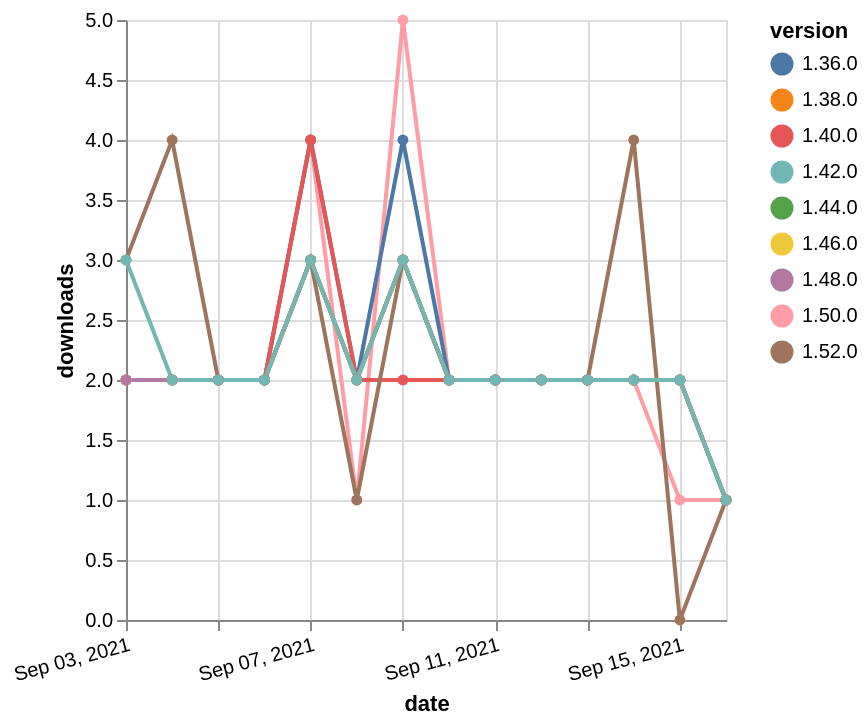

The Vega-Lite source for this figure:
### Vega-Lite specification from a JSON file in a GitHub repository (floating-point values rounded to 4 significant figures)
{"$schema": "https://vega.github.io/schema/vega-lite/v5.json", "description": "A simple bar chart with embedded data.", "data": {"values": [{"date": "2021-09-03", "total": 726, "delta": 2, "version": "1.50.0"}, {"date": "2021-09-04", "total": 728, "delta": 2, "version": "1.50.0"}, {"date": "2021-09-05", "total": 730, "delta": 2, "version": "1.50.0"}, {"date": "2021-09-06", "total": 732, "delta": 2, "version": "1.50.0"}, {"date": "2021-09-07", "total": 736, "delta": 4, "version": "1.50.0"}, {"date": "2021-09-08", "total": 737, "delta": 1, "version": "1.50.0"}, {"date": "2021-09-09", "total": 742, "delta": 5, "version": "1.50.0"}, {"date": "2021-09-10", "total": 744, "delta": 2, "version": "1.50.0"}, {"date": "2021-09-11", "total": 746, "delta": 2, "version": "1.50.0"}, {"date": "2021-09-12", "total": 748, "delta": 2, "version": "1.50.0"}, {"date": "2021-09-13", "total": 750, "delta": 2, "version": "1.50.0"}, {"date": "2021-09-14", "total": 752, "delta": 2, "version": "1.50.0"}, {"date": "2021-09-15", "total": 753, "delta": 1, "version": "1.50.0"}, {"date": "2021-09-16", "total": 754, "delta": 1, "version": "1.50.0"}, {"date": "2021-09-03", "total": 1672, "delta": 2, "version": "1.44.0"}, {"date": "2021-09-04", "total": 1674, "delta": 2, "version": "1.44.0"}, {"date": "2021-09-05", "total": 1676, "delta": 2, "version": "1.44.0"}, {"date": "2021-09-06", "total": 1678, "delta": 2, "version": "1.44.0"}, {"date": "2021-09-07", "total": 1681, "delta": 3, "version": "1.44.0"}, {"date": "2021-09-08", "total": 1683, "delta": 2, "version": "1.44.0"}, {"date": "2021-09-09", "total": 1686, "delta": 3, "version": "1.44.0"}, {"date": "2021-09-10", "total": 1688, "delta": 2, "version": "1.44.0"}, {"date": "2021-09-11", "total": 1690, "delta": 2, "version": "1.44.0"}, {"date": "2021-09-12", "total": 1692, "delta": 2, "version": "1.44.0"}, {"date": "2021-09-13", "total": 1694, "delta": 2, "version": "1.44.0"}, {"date": "2021-09-14", "total": 1696, "delta": 2, "version": "1.44.0"}, {"date": "2021-09-15", "total": 1698, "delta": 2, "version": "1.44.0"}, {"date": "2021-09-16", "total": 1699, "delta": 1, "version": "1.44.0"}, {"date": "2021-09-03", "total": 2607, "delta": 2, "version": "1.38.0"}, {"date": "2021-09-04", "total": 2609, "delta": 2, "version": "1.38.0"}, {"date": "2021-09-05", "total": 2611, "delta": 2, "version": "1.38.0"}, {"date": "2021-09-06", "total": 2613, "delta": 2, "version": "1.38.0"}, {"date": "2021-09-07", "total": 2616, "delta": 3, "version": "1.38.0"}, {"date": "2021-09-08", "total": 2618, "delta": 2, "version": "1.38.0"}, {"date": "2021-09-09", "total": 2621, "delta": 3, "version": "1.38.0"}, {"date": "2021-09-10", "total": 2623, "delta": 2, "version": "1.38.0"}, {"date": "2021-09-11", "total": 2625, "delta": 2, "version": "1.38.0"}, {"date": "2021-09-12", "total": 2627, "delta": 2, "version": "1.38.0"}, {"date": "2021-09-13", "total": 2629, "delta": 2, "version": "1.38.0"}, {"date": "2021-09-14", "total": 2631, "delta": 2, "version": "1.38.0"}, {"date": "2021-09-15", "total": 2633, "delta": 2, "version": "1.38.0"}, {"date": "2021-09-16", "total": 2634, "delta": 1, "version": "1.38.0"}, {"date": "2021-09-03", "total": 3085, "delta": 2, "version": "1.36.0"}, {"date": "2021-09-04", "total": 3087, "delta": 2, "version": "1.36.0"}, {"date": "2021-09-05", "total": 3089, "delta": 2, "version": "1.36.0"}, {"date": "2021-09-06", "total": 3091, "delta": 2, "version": "1.36.0"}, {"date": "2021-09-07", "total": 3095, "delta": 4, "version": "1.36.0"}, {"date": "2021-09-08", "total": 3097, "delta": 2, "version": "1.36.0"}, {"date": "2021-09-09", "total": 3101, "delta": 4, "version": "1.36.0"}, {"date": "2021-09-10", "total": 3103, "delta": 2, "version": "1.36.0"}, {"date": "2021-09-11", "total": 3105, "delta": 2, "version": "1.36.0"}, {"date": "2021-09-12", "total": 3107, "delta": 2, "version": "1.36.0"}, {"date": "2021-09-13", "total": 3109, "delta": 2, "version": "1.36.0"}, {"date": "2021-09-14", "total": 3111, "delta": 2, "version": "1.36.0"}, {"date": "2021-09-15", "total": 3113, "delta": 2, "version": "1.36.0"}, {"date": "2021-09-16", "total": 3114, "delta": 1, "version": "1.36.0"}, {"date": "2021-09-03", "total": 2419, "delta": 2, "version": "1.40.0"}, {"date": "2021-09-04", "total": 2421, "delta": 2, "version": "1.40.0"}, {"date": "2021-09-05", "total": 2423, "delta": 2, "version": "1.40.0"}, {"date": "2021-09-06", "total": 2425, "delta": 2, "version": "1.40.0"}, {"date": "2021-09-07", "total": 2429, "delta": 4, "version": "1.40.0"}, {"date": "2021-09-08", "total": 2431, "delta": 2, "version": "1.40.0"}, {"date": "2021-09-09", "total": 2433, "delta": 2, "version": "1.40.0"}, {"date": "2021-09-10", "total": 2435, "delta": 2, "version": "1.40.0"}, {"date": "2021-09-11", "total": 2437, "delta": 2, "version": "1.40.0"}, {"date": "2021-09-12", "total": 2439, "delta": 2, "version": "1.40.0"}, {"date": "2021-09-13", "total": 2441, "delta": 2, "version": "1.40.0"}, {"date": "2021-09-14", "total": 2443, "delta": 2, "version": "1.40.0"}, {"date": "2021-09-15", "total": 2445, "delta": 2, "version": "1.40.0"}, {"date": "2021-09-16", "total": 2446, "delta": 1, "version": "1.40.0"}, {"date": "2021-09-03", "total": 1473, "delta": 2, "version": "1.46.0"}, {"date": "2021-09-04", "total": 1475, "delta": 2, "version": "1.46.0"}, {"date": "2021-09-05", "total": 1477, "delta": 2, "version": "1.46.0"}, {"date": "2021-09-06", "total": 1479, "delta": 2, "version": "1.46.0"}, {"date": "2021-09-07", "total": 1482, "delta": 3, "version": "1.46.0"}, {"date": "2021-09-08", "total": 1484, "delta": 2, "version": "1.46.0"}, {"date": "2021-09-09", "total": 1487, "delta": 3, "version": "1.46.0"}, {"date": "2021-09-10", "total": 1489, "delta": 2, "version": "1.46.0"}, {"date": "2021-09-11", "total": 1491, "delta": 2, "version": "1.46.0"}, {"date": "2021-09-12", "total": 1493, "delta": 2, "version": "1.46.0"}, {"date": "2021-09-13", "total": 1495, "delta": 2, "version": "1.46.0"}, {"date": "2021-09-14", "total": 1497, "delta": 2, "version": "1.46.0"}, {"date": "2021-09-15", "total": 1499, "delta": 2, "version": "1.46.0"}, {"date": "2021-09-16", "total": 1500, "delta": 1, "version": "1.46.0"}, {"date": "2021-09-03", "total": 232, "delta": 3, "version": "1.52.0"}, {"date": "2021-09-04", "total": 236, "delta": 4, "version": "1.52.0"}, {"date": "2021-09-05", "total": 238, "delta": 2, "version": "1.52.0"}, {"date": "2021-09-06", "total": 240, "delta": 2, "version": "1.52.0"}, {"date": "2021-09-07", "total": 243, "delta": 3, "version": "1.52.0"}, {"date": "2021-09-08", "total": 244, "delta": 1, "version": "1.52.0"}, {"date": "2021-09-09", "total": 247, "delta": 3, "version": "1.52.0"}, {"date": "2021-09-10", "total": 249, "delta": 2, "version": "1.52.0"}, {"date": "2021-09-11", "total": 251, "delta": 2, "version": "1.52.0"}, {"date": "2021-09-12", "total": 253, "delta": 2, "version": "1.52.0"}, {"date": "2021-09-13", "total": 255, "delta": 2, "version": "1.52.0"}, {"date": "2021-09-14", "total": 259, "delta": 4, "version": "1.52.0"}, {"date": "2021-09-15", "total": 259, "delta": 0, "version": "1.52.0"}, {"date": "2021-09-16", "total": 260, "delta": 1, "version": "1.52.0"}, {"date": "2021-09-03", "total": 1018, "delta": 2, "version": "1.48.0"}, {"date": "2021-09-04", "total": 1020, "delta": 2, "version": "1.48.0"}, {"date": "2021-09-05", "total": 1022, "delta": 2, "version": "1.48.0"}, {"date": "2021-09-06", "total": 1024, "delta": 2, "version": "1.48.0"}, {"date": "2021-09-07", "total": 1027, "delta": 3, "version": "1.48.0"}, {"date": "2021-09-08", "total": 1029, "delta": 2, "version": "1.48.0"}, {"date": "2021-09-09", "total": 1032, "delta": 3, "version": "1.48.0"}, {"date": "2021-09-10", "total": 1034, "delta": 2, "version": "1.48.0"}, {"date": "2021-09-11", "total": 1036, "delta": 2, "version": "1.48.0"}, {"date": "2021-09-12", "total": 1038, "delta": 2, "version": "1.48.0"}, {"date": "2021-09-13", "total": 1040, "delta": 2, "version": "1.48.0"}, {"date": "2021-09-14", "total": 1042, "delta": 2, "version": "1.48.0"}, {"date": "2021-09-15", "total": 1044, "delta": 2, "version": "1.48.0"}, {"date": "2021-09-16", "total": 1045, "delta": 1, "version": "1.48.0"}, {"date": "2021-09-03", "total": 2044, "delta": 3, "version": "1.42.0"}, {"date": "2021-09-04", "total": 2046, "delta": 2, "version": "1.42.0"}, {"date": "2021-09-05", "total": 2048, "delta": 2, "version": "1.42.0"}, {"date": "2021-09-06", "total": 2050, "delta": 2, "version": "1.42.0"}, {"date": "2021-09-07", "total": 2053, "delta": 3, "version": "1.42.0"}, {"date": "2021-09-08", "total": 2055, "delta": 2, "version": "1.42.0"}, {"date": "2021-09-09", "total": 2058, "delta": 3, "version": "1.42.0"}, {"date": "2021-09-10", "total": 2060, "delta": 2, "version": "1.42.0"}, {"date": "2021-09-11", "total": 2062, "delta": 2, "version": "1.42.0"}, {"date": "2021-09-12", "total": 2064, "delta": 2, "version": "1.42.0"}, {"date": "2021-09-13", "total": 2066, "delta": 2, "version": "1.42.0"}, {"date": "2021-09-14", "total": 2068, "delta": 2, "version": "1.42.0"}, {"date": "2021-09-15", "total": 2070, "delta": 2, "version": "1.42.0"}, {"date": "2021-09-16", "total": 2071, "delta": 1, "version": "1.42.0"}]}, "width": "container", "mark": {"type": "line", "point": {"filled": true}}, "encoding": {"x": {"field": "date", "type": "temporal", "timeUnit": "yearmonthdate", "title": "date", "axis": {"labelAngle": -15}}, "y": {"field": "delta", "type": "quantitative", "title": "downloads"}, "color": {"field": "version", "type": "nominal"}, "tooltip": {"field": "delta"}}}
